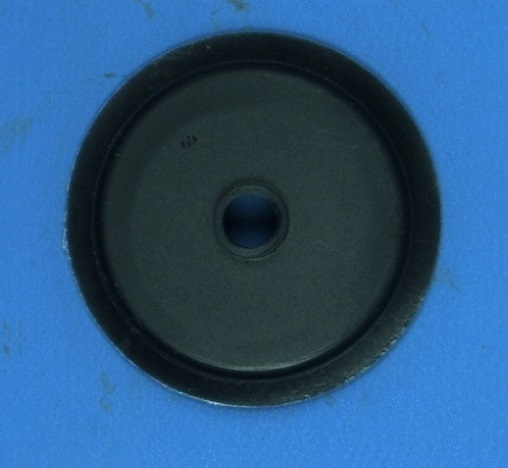
#> input picture ALL/Fig_NOK_01.jpg, 508 x 468 px; its folder holds 4 pictures in this run
$ jupyter execute 'Projeto 1.ipynb'
#> lines starting #> are read from the running program, lines starting #| are printed output that depends on the picture
**Nome:** Ana Carolina Pela Tofetti

**Nome:** Barbara Martins Damasceno

# Projeto 1

Importando bibliotecas

[cell 1]
import glob
import cv2
import numpy as np
import matplotlib.pyplot as plt
import math
import pandas as pd


pi = math.pi

Funções utilizadas

[cell 2]
#Função para usar o Blob
def blob_detec():
    #Blob
    # Set up the detector with default parameters.
    params = cv2.SimpleBlobDetector_Params()
    # Set blob color (0=black, 255=white)
    params.filterByColor = True
    params.blobColor = 255
    # Filter by Area
    params.filterByArea = False
    # params.minArea = 1
    # #params.maxArea = 20000
    # Filter by Circularity
    params.filterByCircularity = False
    params.minCircularity = 0.9
    #params.maxCircularity = 1
    # Filter by Convexity
    params.filterByConvexity = False
    params.minConvexity = 0.95
    #params.maxConvexity = 0.9
    # Filter by Inertia
    params.filterByInertia = True
    params.minInertiaRatio = 0.97
    #params.maxInertiaRatio = 1
    # Set up the detector with default parameters.
    detector = cv2.SimpleBlobDetector_create(params)
    return detector

def TratamentoImagem(imagem):
    img_hsv = cv2.cvtColor(imagem, cv2.COLOR_BGR2HSV)
    (canal_H, canal_S, canal_V) = cv2.split(img_hsv)

    thresh = np.where((((canal_S<160)|(canal_V<80))),255,0).astype(np.uint8)

    kernel = np.ones((5,5),np.uint8)
    opening = cv2.morphologyEx(thresh, cv2.MORPH_OPEN, kernel)
    #plt.imshow(opening)
    #plt.show()

    return opening

#Função para idenficar os contornos da imagem
def IdentificaContorno(imagem):
    contours,hierarchy = cv2.findContours(imagem, 1, 2)
    return contours

#Identifica borda
def IdentificaBorda(imagemtrtd):
    detector = blob_detec()
    KP = detector.detect(imagemtrtd)
    if (len(KP)==1):
        statusBorda = 'ok'
    else:
        statusBorda = 'nok'
    return statusBorda


def testandoTudo(images,esteira_mm, area_min):
    """Tratamento de imagem"""
    img_tratada = TratamentoImagem(images)
    #plt.imshow(opening)
    #plt.show()

    """Encontrando os contornos"""
    contornos = IdentificaContorno(img_tratada)

    (h,w) = img_tratada.shape
    fig_pos1 = np.zeros((h,w), dtype='uint8')

    fig_contor = images

    """Realizando testes"""
    for c in contornos:
        hull = cv2.convexHull(c)
        area = cv2.contourArea(c)
        if (area> area_min):

            img = cv2.drawContours(img_tratada,[hull],0,(255,255,255),thickness=cv2.FILLED)

            fig_contor = img

            #Teste de borda
            situ_borda = IdentificaBorda(img_tratada)

            if situ_borda=='ok':
                img = cv2.drawContours(fig_pos1,[hull],0,(255,0,0),1)
                area = cv2.contourArea(c)
                areas[i] = area
                equi_diameter = np.sqrt(4*area/np.pi)
                rel_area = area/area_perfeita

                #Encontrando o diâmetro
                (x,y),radius = cv2.minEnclosingCircle(c)
                center = (int(x),int(y))
                radius = int(radius)
                diametros = round(((equi_diameter*esteira_mm)/w),2)

                #Encontrando a relação A/B
                (xE, yE), (MA, ma), angle = cv2.fitEllipse(c)
                diametros_maior = (MA*esteira_mm)/w
                diametros_menor = (ma*esteira_mm)/w
                relacao = round((diametros_menor/diametros_maior),3)

                #and (rel_area>0.98)
                if ((diametros>=49.5) and (diametros<=50.5)):
                    diametro_ok = 'ok'

                    if ((relacao>=0.95) and (relacao<=1.05)):
                        relacao_ok = 'ok'
                        tamanho_ok = 'ok'
                        return situ_borda, diametros, diametro_ok, relacao, relacao_ok, tamanho_ok
                    else:
                        relacao_ok = 'nok'
                        tamanho_ok = 'nok'
                        return situ_borda, diametros, diametro_ok, relacao, relacao_ok, tamanho_ok

                else:
                    diametro_ok = 'nok'
                    tamanho_ok = 'nok'
                    return situ_borda, diametros, diametro_ok, '-', '-', tamanho_ok


            else:
                situ_borda = 'nok'
                return situ_borda,'-','-','-','-','-'
        else:
            situ_borda = 'nok'
            return situ_borda,'-','-','-','-','-'

def blob_detec2(imagemtrtd):
    #Blob
    # Set up the detector with default parameters.
    params = cv2.SimpleBlobDetector_Params()
    # Set blob color (0=black, 255=white)
    params.filterByColor = True
    params.blobColor = 255
    # Filter by Area
    params.filterByArea = True
    params.minArea = 2500
    # #params.maxArea = 20000
    # Filter by Circularity
    params.filterByCircularity = False
    #params.minCircularity = 0.9
    #params.maxCircularity = 1
    # Filter by Convexity
    params.filterByConvexity = False
    #params.minConvexity = 0.95
    #params.maxConvexity = 0.9
    # Filter by Inertia
    params.filterByInertia = False
    #params.minInertiaRatio = 0.97
    #params.maxInertiaRatio = 1
    # Set up the detector with default parameters.
    detector = cv2.SimpleBlobDetector_create(params)
    KP = detector.detect(imagemtrtd)
    return KP

## Tarefa 1

Implementado

[cell 3]
#path="NOK_borda\*.jpg"
#path="NOK_tamanho_forma\*.jpg"
#path="OK\*.jpg" #Replace with your folder
path="ALL\*.jpg"
k=glob.glob(path)

images=[cv2.imread(images) for images in glob.glob(path)]
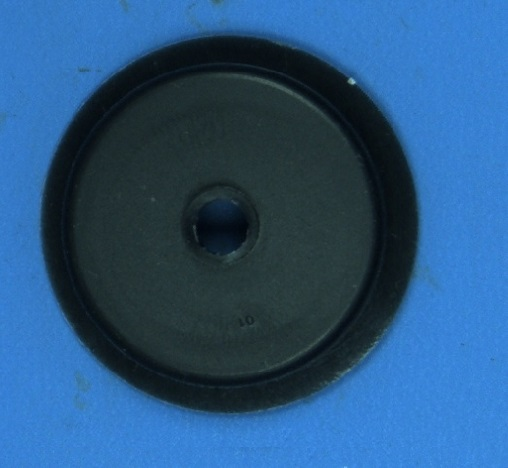
#> input picture ALL/Fig_NOK_02.jpg, 508 x 468 px
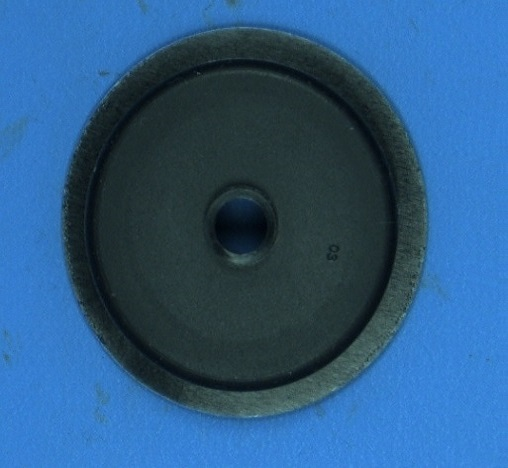
#> input picture ALL/Fig_NOK_03.jpg, 508 x 468 px
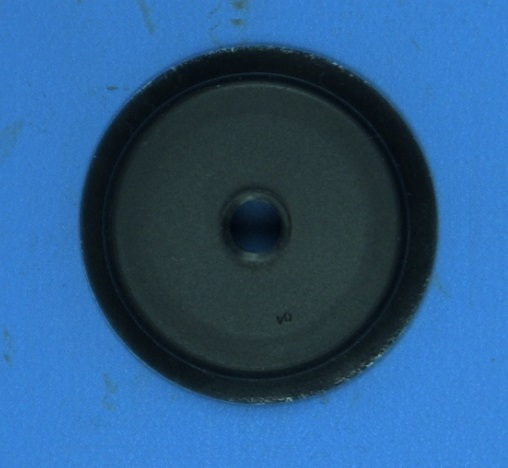
#> input picture ALL/Fig_NOK_04.jpg, 508 x 468 px
#> images = 4 items

print(len(images))     #number of images in folders
#| 4

#plt.figure(figsize=(200, 800))

esteira_mm_fotos = 65

areas = [0]*len(images)
#> areas = [0, 0, 0, 0]
diametros = [0]*len(images)
#> diametros = [0, 0, 0, 0]
diametros_maiores = [0]*len(images)
#> diametros_maiores = [0, 0, 0, 0]
diametros_menores = [0]*len(images)
#> diametros_menores = [0, 0, 0, 0]
relacao = [0]*len(images)
#> relacao = [0, 0, 0, 0]

raio_perfeito = int((25*508)/65)
area_perfeita = pi*(raio_perfeito**2)

borda_ok = ['nok']*len(images)
#> borda_ok = ['nok', 'nok', 'nok', 'nok']
tamanho_ok = ['-']*len(images)
#> tamanho_ok = ['-', '-', '-', '-']
diametro_ok = ['-']*len(images)
#> diametro_ok = ['-', '-', '-', '-']
relacao_ok = ['-']*len(images)
#> relacao_ok = ['-', '-', '-', '-']

for i in range(len(images)):

    a,b,c,d,e,f = testandoTudo(images[i],esteira_mm_fotos,99000)
    borda_ok[i] = a
    diametros[i] = b
    diametro_ok[i] = c
    relacao[i] = d
    relacao_ok[i] = e
    tamanho_ok[i] = f
#> this loop made 4 passes
#> (a, b, c, f) on passes 2, 4: ('ok', 48.1, 'nok', 'nok'), ('ok', 45.53, 'nok', 'nok')
#> pass 1, in TratamentoImagem, `(canal_H, canal_S, canal_V) = cv2.split(img_hsv)`:
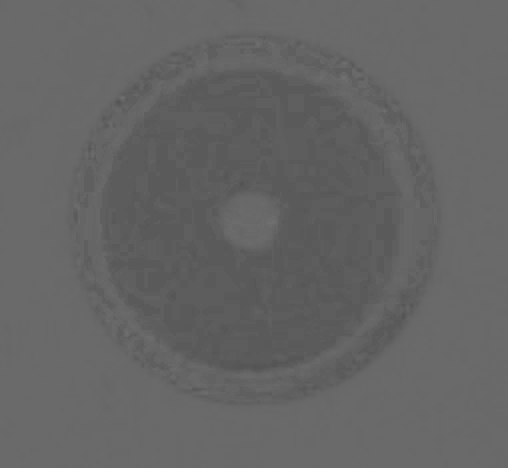
#> canal_H: shape (468, 508); min 82, max 112, mean 100.7
#> pass 1, in TratamentoImagem, `(canal_H, canal_S, canal_V) = cv2.split(img_hsv)`:
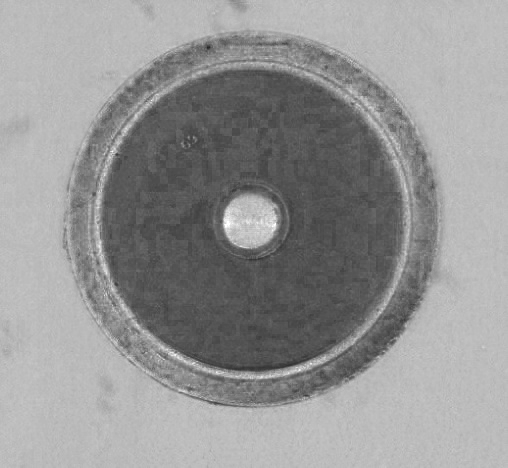
#> canal_S: shape (468, 508); min 38, max 255, mean 148.7
#> pass 1, in TratamentoImagem, `(canal_H, canal_S, canal_V) = cv2.split(img_hsv)`:
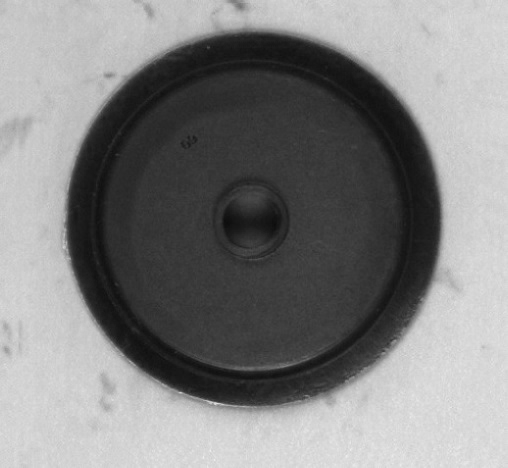
#> canal_V: shape (468, 508); min 12, max 238, mean 130.2
#> after the loop, borda_ok = ['nok', 'ok', 'nok', 'ok']; diametro_ok = ['-', 'nok', '-', 'nok']; diametros = ['-', 48.1, '-', 45.53]; relacao = ['-', '-', '-', '-']; tamanho_ok = ['-', 'nok', '-', 'nok']

    #plt.subplot(1,len(images),i+1)
    #plt.imshow(fig_pos1,cmap='gray')


#plt.show()

print("Check bordas:", borda_ok)
#| Check bordas: ['nok', 'ok', 'nok', 'ok']
print("Check diametros:", diametro_ok)
#| Check diametros: ['-', 'nok', '-', 'nok']
print("Diametros:", diametros)
#| Diametros: ['-', 48.1, '-', 45.53]
print("Check relacao:", relacao_ok)
#| Check relacao: ['-', '-', '-', '-']
print("Relação AB:", relacao)
#| Relação AB: ['-', '-', '-', '-']
print("Check bordas:", borda_ok)
#| Check bordas: ['nok', 'ok', 'nok', 'ok']
print("Check tamanho:", tamanho_ok)
#| Check tamanho: ['-', 'nok', '-', 'nok']

[cell 4]
#Criando um dataframe para salvar
data = {'Arquivo':  k,
        'Teste borda': borda_ok,
        'Diametro': diametros,
        'Teste diametro': diametro_ok,
        'Relação AB': relacao,
        'Teste relação AB': relacao_ok,
        'Teste tamanho': tamanho_ok
        }

df = pd.DataFrame(data)
#> df = table of 4 rows and 7 columns
df
#> Out = table of 4 rows and 7 columns
